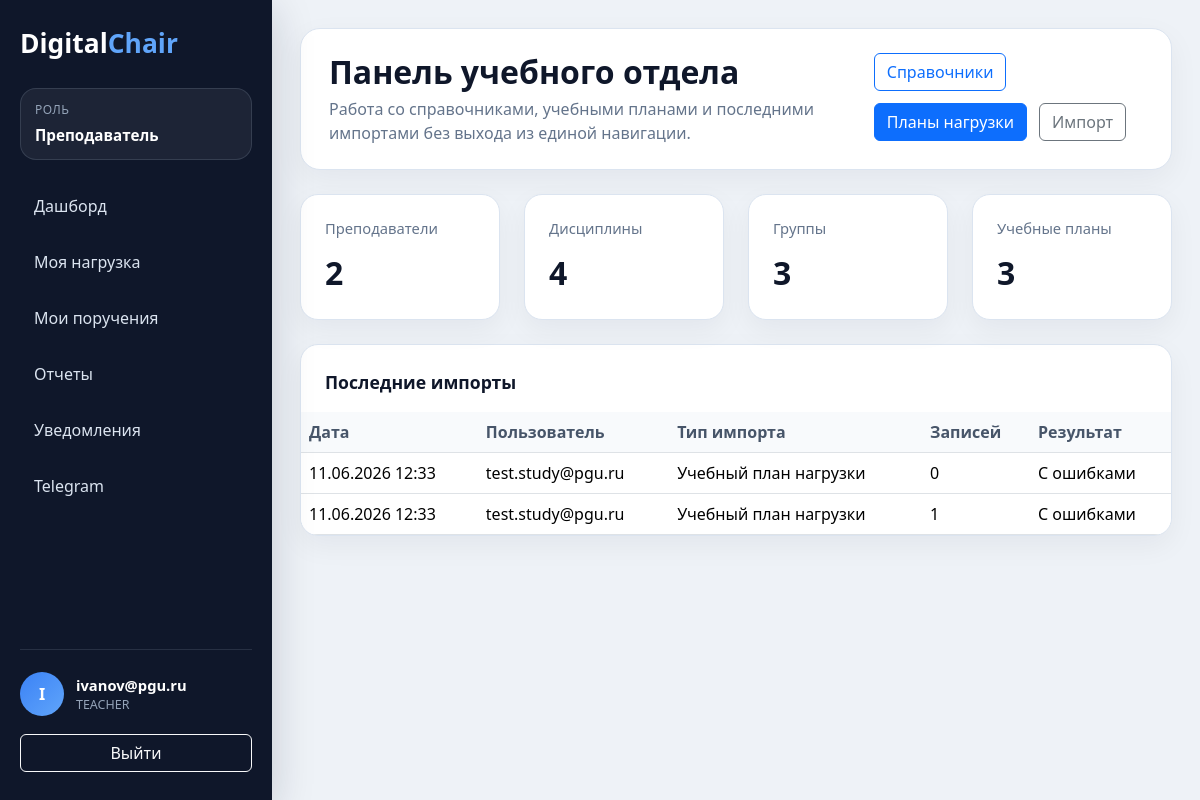
Screenshot of /study-dashboard/ (signed in) with the database file from the repository.
### apps/users/models.py (models this page shows, shortened)
class User(AbstractUser):
    class Roles(models.TextChoices):
        ADMIN = 'ADMIN', 'Администратор'
        HEAD = 'HEAD', 'Заведующий кафедрой'
        TEACHER = 'TEACHER', 'Преподаватель'
        STUDENT = 'STUDENT', 'Студент'
        STUDY_MASTER = 'STUDY_MASTER', 'Учебный мастер'
    username = models.CharField(
        max_length=150,
        unique=True
    )
    email = models.EmailField(
        unique=True
    )
    role = models.CharField(
        max_length=30,
        choices=Roles.choices,
        default=Roles.TEACHER
    )
    phone = models.CharField(
        max_length=20,
        blank=True,
        null=True
    )
    telegram_id = models.CharField(
        max_length=100,
        blank=True,
        null=True
    )
    telegram_bind_code = models.CharField(
        max_length=20,
        blank=True,
        null=True
    )
    telegram_bind_code_created_at = models.DateTimeField(
        blank=True,
        null=True
    )
    is_2fa_enabled = models.BooleanField(
        default=False
    )
    totp_secret = models.CharField(
        max_length=64,
        blank=True,
        null=True
    )
    USERNAME_FIELD = 'email'
    REQUIRED_FIELDS = []
    objects = UserManager()

### apps/core/models.py (models this page shows, shortened)
class ImportLog(models.Model):
    class ImportTypes(models.TextChoices):
        TEACHERS = 'teachers', 'Преподаватели'
        SUBJECTS = 'subjects', 'Дисциплины'
        GROUPS = 'groups', 'Учебные группы'
        WORKLOAD = 'workload', 'Учебный план нагрузки'
    class Results(models.TextChoices):
        SUCCESS = 'SUCCESS', 'Успешно'
        FAILED = 'FAILED', 'С ошибками'
    created_at = models.DateTimeField(
        auto_now_add=True
    )
    user = models.ForeignKey(
        settings.AUTH_USER_MODEL,
        on_delete=models.CASCADE,
        related_name='import_logs'
    )
    import_type = models.CharField(
        max_length=30,
        choices=ImportTypes.choices
    )
    records_count = models.PositiveIntegerField(
        default=0
    )
    result = models.CharField(
        max_length=20,
        choices=Results.choices
    )
    details = models.TextField(
        blank=True
    )

### apps/core/views.py (the view)
@never_cache
@login_required(login_url='/login/')
def study_dashboard(request):
    return render(
        request,
        'dashboards/study_dashboard.html',
        build_study_dashboard_context()
    )

### apps/core/views.py (called while the page is built)
def build_study_dashboard_context():
    return {
        'teachers_count': Teacher.objects.count(),
        'subjects_count': Subject.objects.count(),
        'groups_count': StudentGroup.objects.count(),
        'workload_plans_count': WorkloadPlan.objects.count(),
        'recent_imports': ImportLog.objects.select_related(
            'user'
        ).order_by(
            '-created_at'
        )[:5],
    }

### templates/dashboards/study_dashboard.html (shortened to what this page needs)
{% extends 'base/base.html' %}
{% block page_title %}Панель учебного отдела{% endblock %}
{% block page_subtitle %}
    <p class="app-page-subtitle">Работа со справочниками, учебными планами и последними импортами без выхода из единой навигации.</p>
{% endblock %}
{% block page_actions %}
    <a href="/study-directories/" class="btn btn-outline-primary">Справочники</a>
    <a href="/study-workload/" class="btn btn-primary">Планы нагрузки</a>
    <a href="/imports/" class="btn btn-outline-secondary">Импорт</a>
{% endblock %}
{% block content %}
    <div class="row g-4 mb-4">
        <div class="col-md-3">
            <div class="stat-card">
                <div class="stat-label">Преподаватели</div>
                <div class="stat-value">{{ teachers_count }}</div>
            </div>
        </div>
        <div class="col-md-3">
            <div class="stat-card">
                <div class="stat-label">Дисциплины</div>
                <div class="stat-value">{{ subjects_count }}</div>
            </div>
        </div>
        <div class="col-md-3">
            <div class="stat-card">
                <div class="stat-label">Группы</div>
                <div class="stat-value">{{ groups_count }}</div>
            </div>
        </div>
        <div class="col-md-3">
            <div class="stat-card">
                <div class="stat-label">Учебные планы</div>
                <div class="stat-value">{{ workload_plans_count }}</div>
            </div>
        </div>
    </div>
    <div class="table-card">
        <div class="p-4 pb-0">
            <div class="section-title mb-3">Последние импорты</div>
        </div>
        <div class="table-responsive">
            <table class="table align-middle mb-0">
                <thead>
                <tr>
                    <th>Дата</th>
                    <th>Пользователь</th>
                    <th>Тип импорта</th>
                    <th>Записей</th>
                    <th>Результат</th>
                </tr>
                </thead>
                <tbody>
                {% for log in recent_imports %}
                    <tr>
                        <td>{{ log.created_at|date:"d.m.Y H:i" }}</td>
                        <td>{{ log.user.email }}</td>
                        <td>{{ log.get_import_type_display }}</td>
                        <td>{{ log.records_count }}</td>
                        <td>{{ log.get_result_display }}</td>
                    </tr>
                {% empty %}
                    <tr>
                        <td colspan="5" class="text-center text-muted py-4">История импортов пока пуста.</td>
                    </tr>
                {% endfor %}
                </tbody>
            </table>
        </div>
    </div>
{% endblock %}

### templates/base/base.html (shortened to what this page needs)
<!DOCTYPE html>
<html lang="ru">
<head>
    <link href="https://cdn.jsdelivr.net/npm/bootstrap@5.3.3/dist/css/bootstrap.min.css"
          rel="stylesheet">
</head>
<body>
{% if request.user.is_authenticated %}
    <div class="app-shell">
        <aside class="app-sidebar">
            <h1 class="app-logo">Digital<span>Chair</span></h1>
            <div class="app-role">
                <span class="app-role-label">Роль</span>
                <span class="app-role-value">{{ ui_role_label }}</span>
            </div>
            <nav class="app-nav">
                {% for item in ui_navigation_items %}
                    <a href="{{ item.url }}"
                       class="app-nav-link{% if item.is_active %} active{% endif %}">
                        <span>{{ item.label }}</span>
                    </a>
                {% endfor %}
            </nav>
            <div class="app-sidebar-footer">
                <div class="app-user">
                    <div class="app-user-avatar">
                        {{ request.user.email|first|upper }}
                    </div>
                    <div>
                        <div class="app-user-email">{{ request.user.email }}</div>
                        <div class="app-user-role">{{ request.user.role }}</div>
                    </div>
                </div>
                <a href="/logout/" class="btn btn-outline-light w-100">Выйти</a>
            </div>
        </aside>
        <main class="app-main">
            <header class="app-page-header">
                <div>
                    <h1 class="app-page-title">{% block page_title %}DigitalChair{% endblock %}</h1>
                    {% block page_subtitle %}{% endblock %}
                </div>
                <div class="app-toolbar">
                    {% block page_actions %}{% endblock %}
                </div>
            </header>
            {% block content %}{% endblock %}
        </main>
    </div>
{% else %}
    {% block anonymous_content %}{% endblock %}
{% endif %}
</body>
</html>

### rows the page displays
User: user.email|first "I", user.email "ivanov@pgu.ru", user.role "TEACHER"
ImportLog: created_at "11.06.2026 12:33", user.email "test.study@pgu.ru", import_type "Учебный план нагрузки", records_count "0", result "С ошибками"
ImportLog: created_at "11.06.2026 12:33", user.email "test.study@pgu.ru", import_type "Учебный план нагрузки", records_count "1", result "С ошибками"

### other values shown
{{ ui_role_label }} "Преподаватель"
{{ item.label }} "Дашборд" "Моя нагрузка" "Мои поручения" "Отчеты" "Уведомления" "Telegram"
{{ teachers_count }} "2"
{{ subjects_count }} "4"
{{ groups_count }} "3"
{{ workload_plans_count }} "3"
